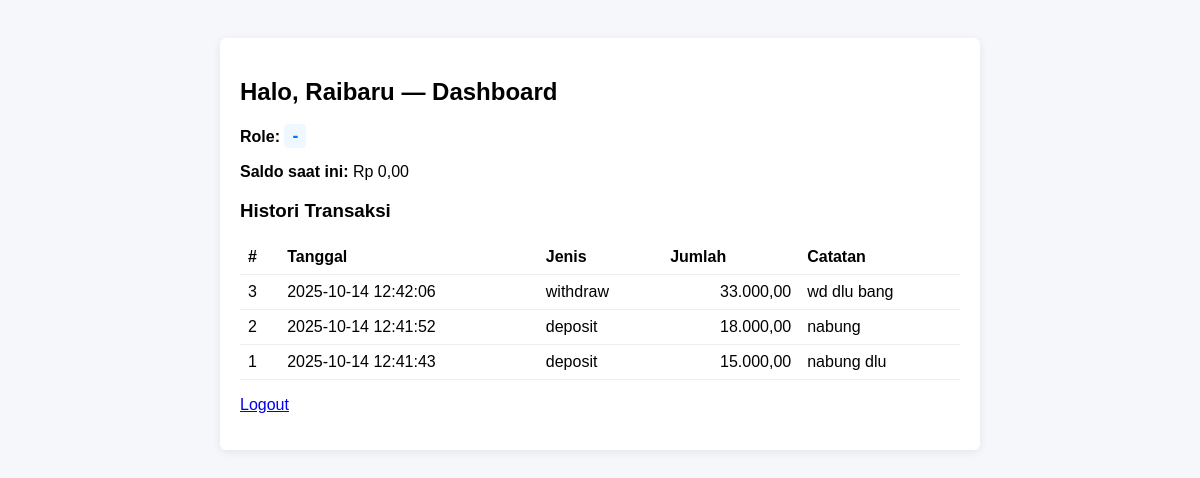
Screenshot of /dashboard.php (signed in) with the database file from the repository.
### tables this page shows
CREATE TABLE `transaksi` (
  `id` int(11) NOT NULL,
  `userid` int(11) NOT NULL,
  `amount` decimal(12,2) NOT NULL,
  `type` enum('deposit','withdraw') NOT NULL,
  `note` varchar(255) DEFAULT NULL,
  `createdat` timestamp NOT NULL DEFAULT current_timestamp()
);

### dashboard.php (the view, shortened to what this page needs)
<?php
require 'config.php';
$userid = $_SESSION['userid'];
$username = $_SESSION['username'] ?? '';
$stmt = $pdo->prepare("SELECT
    IFNULL(SUM(CASE WHEN type='deposit' THEN amount ELSE 0 END),0) AS total_deposit,
    IFNULL(SUM(CASE WHEN type='withdraw' THEN amount ELSE 0 END),0) AS total_withdraw
    FROM transaksi WHERE userid = ?");
$stmt->execute([$userid]);
$totals = $stmt->fetch();
$balance = (float)$totals['total_deposit'] - (float)$totals['total_withdraw'];
$hist = $pdo->prepare("SELECT * FROM transaksi WHERE userid = ? ORDER BY createdat DESC LIMIT 100");
$hist->execute([$userid]);
$transactions = $hist->fetchAll();
?>
<!doctype html>
<html>
<head>
<link rel="stylesheet" href="style.css">
</head>
<body>
<div class="box">
    <h2>Halo, <?=htmlspecialchars($username)?> — Dashboard</h2>
    <div style="margin-bottom:10px;">
        <strong>Role:</strong> <span style="color:#007bff;font-weight:bold; font-size:1.1em; padding:2px 8px; border-radius:4px; background:#f0f8ff;"><?=htmlspecialchars($_SESSION['role'] ?? '-')?></span>
    </div>
    <p><strong>Saldo saat ini:</strong> Rp <?=number_format($balance,2,',','.')?></p>
    <h3>Histori Transaksi</h3>
    <?php if(empty($transactions)): ?>
        <p>Tidak ada transaksi.</p>
    <?php else: ?>
    <table class="tbl">
        <thead><tr><th>#</th><th>Tanggal</th><th>Jenis</th><th>Jumlah</th><th>Catatan</th>
        </tr></thead>
        <tbody>
        <?php foreach($transactions as $t): ?>
            <tr>
                <td><?=htmlspecialchars($t['id'])?></td>
                <td><?=htmlspecialchars($t['createdat'])?></td>
                <td><?=htmlspecialchars($t['type'])?></td>
                <td style="text-align:right"><?=number_format($t['amount'],2,',','.')?></td>
                <td><?=htmlspecialchars($t['note'])?></td>
            </tr>
        <?php endforeach; ?>
        </tbody>
    </table>
    <?php endif; ?>
    <p><a href="logout.php">Logout</a></p>
</div>
</body>
</html>

### style.css (style rules this page uses)
body { font-family: Arial, Helvetica, sans-serif; background:#f6f7fb; padding:30px; }
.box { background:white; padding:20px; max-width:720px; margin:0 auto; border-radius:6px; box-shadow:0 2px 8px rgba(0,0,0,0.08); }
.tbl { width:100%; border-collapse:collapse; }
.tbl th, .tbl td { padding:8px; border-bottom:1px solid #eee; text-align:left; }

### rows the page displays
transaksi: id "3", createdat "2025-10-14 12:42:06", type "withdraw", amount "33.000,00", note "wd dlu bang"
transaksi: id "2", createdat "2025-10-14 12:41:52", type "deposit", amount "18.000,00", note "nabung"
transaksi: id "1", createdat "2025-10-14 12:41:43", type "deposit", amount "15.000,00", note "nabung dlu"

### other values shown
$username "Raibaru"
$_SESSION['role'] "-"
$balance "0,00"
